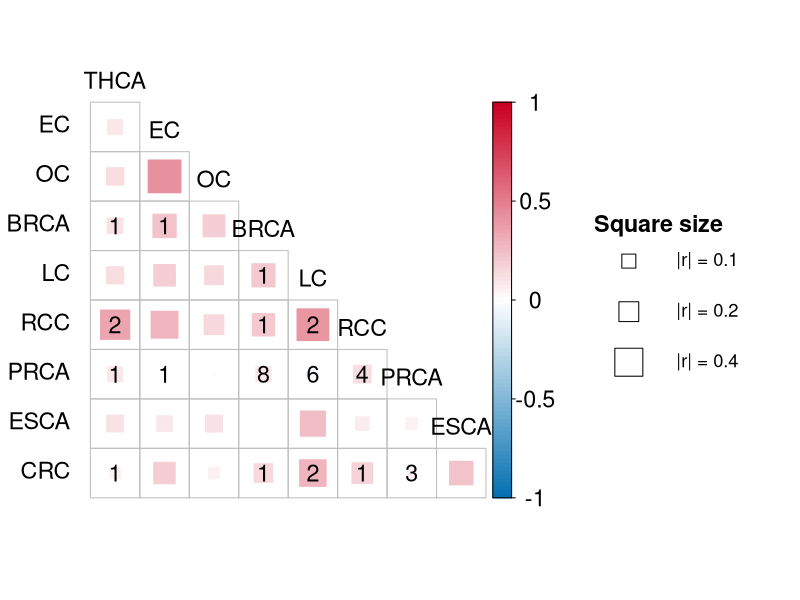

R code for this plot:
library(corrplot)

# 1. 构建相关性矩阵 cor
vars <- c("LC","BRCA","ESCA","EC","OC","RCC","CRC","THCA","PRCA")
vals <- c(
  1,
  0.2197,1,
  0.2598,0.0045,1,
  0.1909,0.2228,0.0998,1,
  0.1450,0.1963,0.1174,0.4386,1,
  0.4112,0.2056,0.0774,0.2937,0.1597,1,
  0.2890,0.1423,0.2250,0.1875,0.0519,0.1748,1,
  0.1206,0.1009,0.1156,0.0912,0.1247,0.3510,0.0494,1,
  -0.0371,0.0942,0.0573,0.0133,-0.0118,0.1257,0.0407,0.0909,1
)
m <- matrix(NA, 9, 9)
m[upper.tri(m, diag=TRUE)] <- vals
m[lower.tri(m)] <- t(m)[lower.tri(m)]
rownames(m) <- colnames(m) <- vars
cor <- m

# 2. 构建显著 locus 计数矩阵 n_locus
n_locus <- matrix(0, 9, 9, dimnames = list(vars, vars))
n_locus["LC","BRCA"] <- 1;    n_locus["LC","RCC"]  <- 2
n_locus["LC","CRC"]  <- 2;    n_locus["LC","PRCA"] <- 6
n_locus["BRCA","EC"] <- 1;    n_locus["BRCA","RCC"]  <- 1
n_locus["BRCA","CRC"]  <- 1;  n_locus["BRCA","THCA"] <- 1
n_locus["BRCA","PRCA"] <- 8
n_locus["EC","PRCA"] <- 1
n_locus["RCC","CRC"]   <- 1;  n_locus["RCC","THCA"] <- 2
n_locus["RCC","PRCA"]  <- 4
n_locus["CRC","THCA"]  <- 1;  n_locus["CRC","PRCA"] <- 3
n_locus["THCA","PRCA"] <- 1
n_locus[lower.tri(n_locus)] <- t(n_locus)[lower.tri(n_locus)]
n_locus[n_locus == 0] <- NA

# 3. 同步做层次聚类重排
ord  <- corrMatOrder(cor, order = "hclust")
cor2 <- cor[ord, ord]
n2   <- n_locus[ord, ord]
gc()

# 4. 绘图并叠加数字，右侧拼接方块大小图注
col2 <- colorRampPalette(c("#0571b0","white","#ca0020"), alpha = TRUE)

dev_w <- 13
dev_h <- 11
pdf("heatmap_LDSC_LAVA.pdf", width = dev_w, height = dev_h)

# ---------- 面板 1：相关性热图 ----------
par(fig = c(0, 0.78, 0, 1), mar = c(0.5, 0.5, 0.5, 0.5), new = FALSE)

corrplot(cor2,
         order     = "original",
         col       = col2(100),
         method    = "square",
         cl.length = 5,
         type      = "lower",
         diag      = FALSE,
         tl.col    = "black",
         tl.cex    = 1.4,
         tl.srt    = 0,
         tl.offset = 1,
         cl.cex    = 1.4,
         cl.pos    = "r",
         cl.ratio  = 0.2)

# 叠加 locus 数字
n <- length(vars)
for(i in seq_len(n)) {
  for(j in seq_len(i)) {
    cnt <- n2[i, j]
    if(!is.na(cnt)) {
      text(j, n - i + 1, labels = cnt, cex = 1.4)
    }
  }
}

# ---- 读取主图 y 方向“每格物理英寸数” ----
usr_main <- par("usr")
pin_main <- par("pin")
ky <- pin_main[2] / (usr_main[4] - usr_main[3])

# ---------- 面板 2：方块大小图注（左移 1 英寸）----------
shift_in <- 1
fig_x <- c(0.80 - shift_in/dev_w, 1.00 - shift_in/dev_w)   # c(0.723, 0.923)
fig_y <- c(0.15, 0.85)

par(fig = c(fig_x, fig_y), mar = c(0, 0, 0, 0), new = TRUE)
plot.new()
plot.window(xlim = c(0, 1), ylim = c(0, 1))
pin_leg <- par("pin")

# 标题下移，紧贴最上方方块
text(0.5, 0.69, "Square size", cex = 1.4, font = 2)

# 图例档位：0.1, 0.2, 0.4；缩小上下间距并整体居中
r_vals <- c(0.1, 0.2, 0.4)
y_pos  <- c(0.60, 0.47, 0.34)
cx     <- 0.30

size_mode <- "sqrt"   # corrplot squares 为面积映射：边长 ∝ sqrt(|r|)

for(k in seq_along(r_vals)) {
  rv <- r_vals[k]
  s_in <- switch(size_mode,
                 sqrt   = sqrt(rv) * ky,
                 linear = rv * ky)
  hw <- (s_in / 2) / pin_leg[1]
  hh <- (s_in / 2) / pin_leg[2]
  rect(cx - hw, y_pos[k] - hh,
       cx + hw, y_pos[k] + hh,
       border = "black", lwd = 1)
  text(0.62, y_pos[k],
       sprintf("|r| = %.1f", rv),
       adj = 0, cex = 1.1)
}

dev.off()
